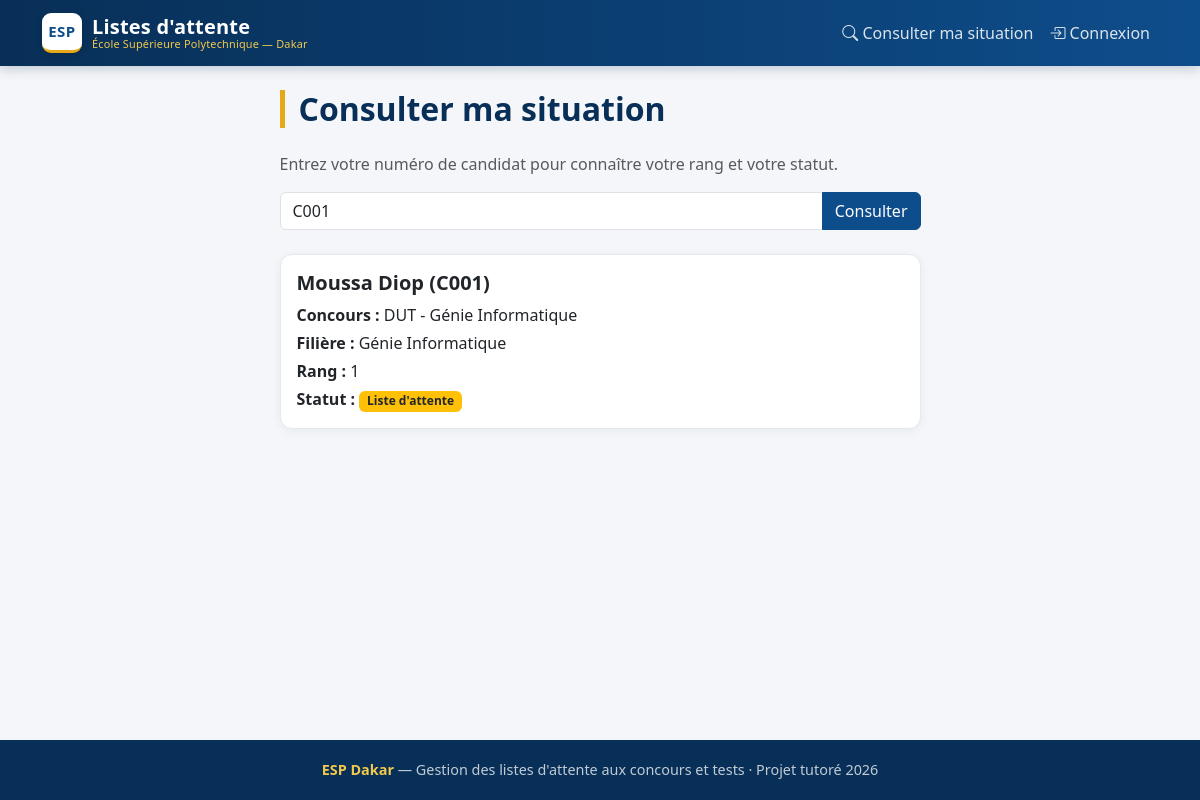
/pages/consultation.php?numero=C001, run on the app's committed database.
### tables this page shows
CREATE TABLE utilisateurs (
    id INT AUTO_INCREMENT PRIMARY KEY,
    nom VARCHAR(100) NOT NULL,
    prenom VARCHAR(100) NOT NULL,
    email VARCHAR(150) NOT NULL UNIQUE,
    telephone VARCHAR(20),
    mot_de_passe VARCHAR(255) NOT NULL,
    role ENUM('administrateur', 'agent', 'candidat') NOT NULL,
    service VARCHAR(100),
    departement VARCHAR(100),
    numero_candidat VARCHAR(50),
    date_naissance DATE,
    date_creation TIMESTAMP DEFAULT CURRENT_TIMESTAMP
);

CREATE TABLE concours (
    id INT AUTO_INCREMENT PRIMARY KEY,
    type ENUM('DUT', 'DIC', 'LICENCE') NOT NULL,
    annee INT NOT NULL,
    departement VARCHAR(100) NOT NULL
);

CREATE TABLE filieres (
    id INT AUTO_INCREMENT PRIMARY KEY,
    nom VARCHAR(150) NOT NULL,
    departement VARCHAR(100) NOT NULL,
    capacite_accueil INT NOT NULL,
    concours_id INT,
    FOREIGN KEY (concours_id) REFERENCES concours(id)
);

CREATE TABLE inscriptions (
    id INT AUTO_INCREMENT PRIMARY KEY,
    rang INT NOT NULL,
    date_inscription DATE NOT NULL,
    candidat_id INT,
    liste_id INT,
    FOREIGN KEY (candidat_id) REFERENCES utilisateurs(id),
    FOREIGN KEY (liste_id) REFERENCES listes(id)
);

### pages/consultation.php (the view, shortened to what this page needs)
<?php
require '../config/database.php';
include '../includes/header.php';
$resultat = null;
if (isset($_GET['numero']) && $_GET['numero'] !== '') {
    $numero = $_GET['numero'];
    $requete = $pdo->prepare("
        SELECT u.nom, u.prenom, u.numero_candidat,
               i.rang, l.type AS type_liste,
               f.nom AS filiere, c.type AS concours_type, c.departement
        FROM utilisateurs u
        JOIN inscriptions i ON i.candidat_id = u.id
        JOIN listes l ON i.liste_id = l.id
        JOIN filieres f ON l.filiere_id = f.id
        JOIN concours c ON f.concours_id = c.id
        WHERE u.numero_candidat = ? AND u.role = 'candidat'
    ");
    $requete->execute([$numero]);
    $resultat = $requete->fetch();
}
?>
<div class="row justify-content-center">
    <div class="col-md-7">
        <h2 class="page-title">Consulter ma situation</h2>
        <p class="text-muted">Entrez votre numéro de candidat pour connaître votre rang et votre statut.</p>
        <form method="GET" class="mb-4">
            <div class="input-group">
                <input type="text" name="numero" class="form-control"
                       placeholder="Exemple : C001" value="<?= htmlspecialchars($_GET['numero'] ?? '') ?>" required>
                <button type="submit" class="btn btn-primary">Consulter</button>
            </div>
        </form>
        <?php if ($resultat): ?>
            <div class="card">
                <div class="card-body">
                    <h5 class="card-title">
                        <?= htmlspecialchars($resultat['prenom'] . ' ' . $resultat['nom']) ?>
                        (<?= htmlspecialchars($resultat['numero_candidat']) ?>)
                    </h5>
                    <p class="mb-1"><strong>Concours :</strong> <?= htmlspecialchars($resultat['concours_type'] . ' - ' . $resultat['departement']) ?></p>
                    <p class="mb-1"><strong>Filière :</strong> <?= htmlspecialchars($resultat['filiere']) ?></p>
                    <p class="mb-1"><strong>Rang :</strong> <?= $resultat['rang'] ?></p>
                    <p class="mb-0">
                        <strong>Statut :</strong>
                        <?php if ($resultat['type_liste'] === 'principale'): ?>
                            <span class="badge bg-success">Liste principale (Admis)</span>
                        <?php else: ?>
                            <span class="badge bg-warning text-dark">Liste d'attente</span>
                        <?php endif; ?>
                    </p>
                </div>
            </div>
        <?php endif; ?>
    </div>
</div>
<?php include '../includes/footer.php'; ?>

### assets/css/style.css (style rules this page uses)
:root { --esp-blue: #0E4D8B; --esp-blue-dark: #0A3A6B; --esp-blue-darker: #082F57; --esp-gold: #E6A817; --esp-gold-light: #F2C94C; --esp-bg: #f4f6f9; --esp-surface:#ffffff; --esp-text: #243140; --esp-muted: #6b7a8d; --esp-border: #e4e9f0; --esp-radius: 12px; --esp-shadow: 0 2px 10px rgba(16, 42, 77, 0.06); --esp-shadow-hover: 0 6px 22px rgba(16, 42, 77, 0.12); --bs-primary: var(--esp-blue); --bs-primary-rgb: 14, 77, 139; }
body { background-color: var(--esp-bg); color: var(--esp-text); font-family: "Segoe UI", system-ui, -apple-system, Arial, sans-serif; display: flex; flex-direction: column; min-height: 100vh; }
h1, h2, h3, h4, h5 { color: var(--esp-blue-darker); font-weight: 600; }
.card { border: 1px solid var(--esp-border); border-radius: var(--esp-radius); box-shadow: var(--esp-shadow); transition: box-shadow .18s, transform .18s; }
.btn-primary { background-color: var(--esp-blue); border-color: var(--esp-blue); }
.page-title { border-left: 5px solid var(--esp-gold); padding-left: 14px; margin-bottom: 1.5rem; }

### data on the page
utilisateurs: prenom+nom "Moussa Diop", numero_candidat "C001", concours.type+departement "DUT - Génie Informatique", filieres.nom "Génie Informatique", inscriptions.rang "1"
